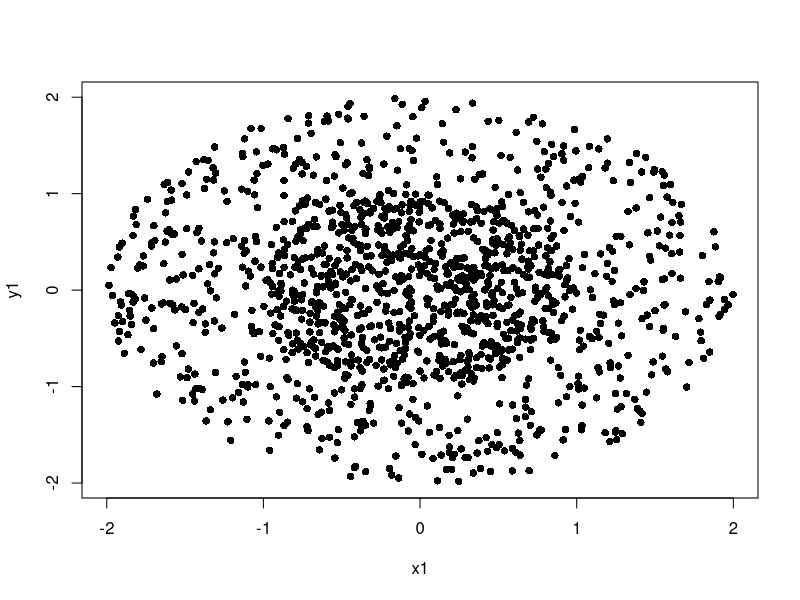
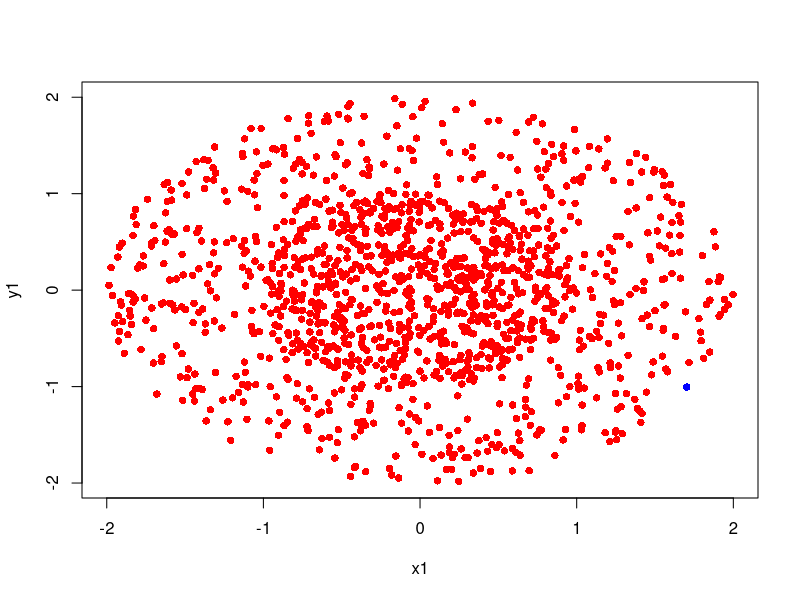
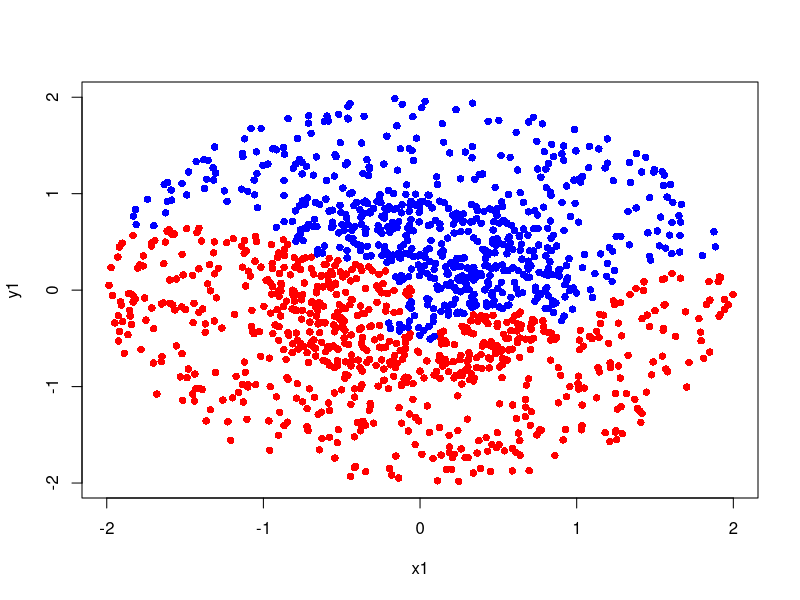
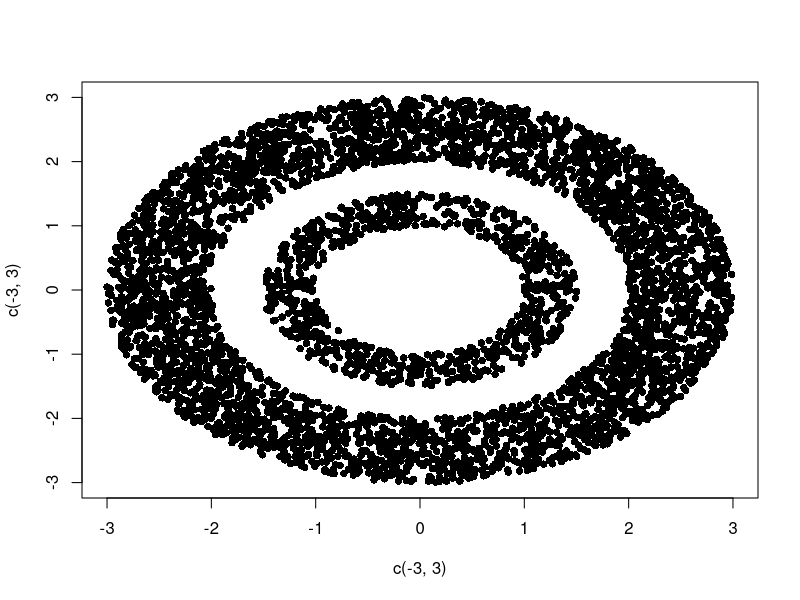
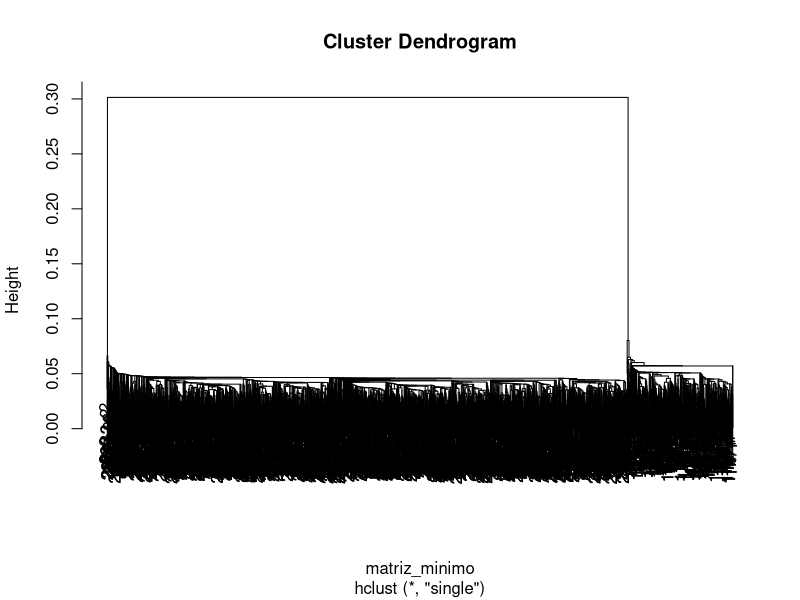
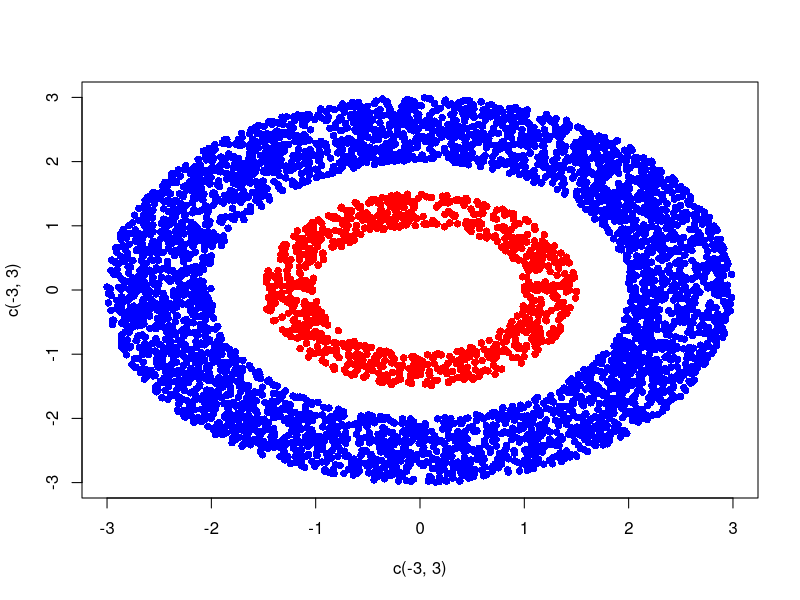
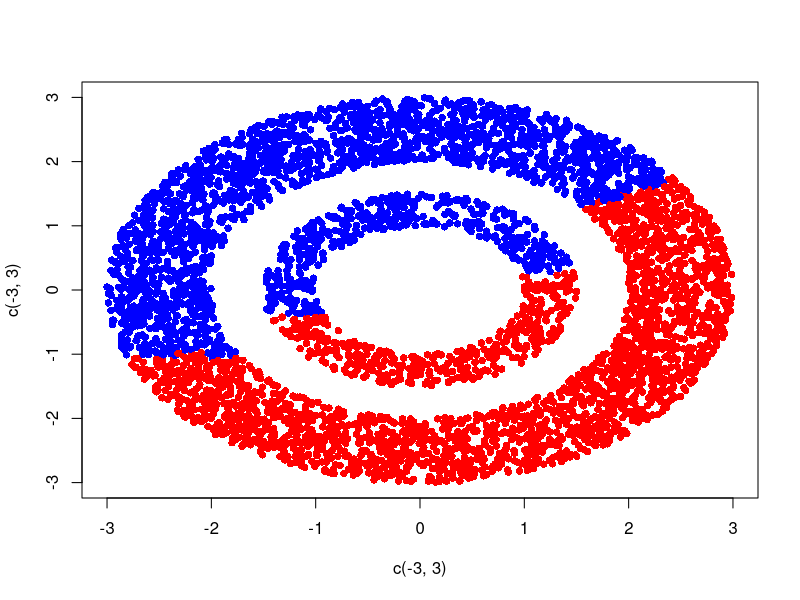
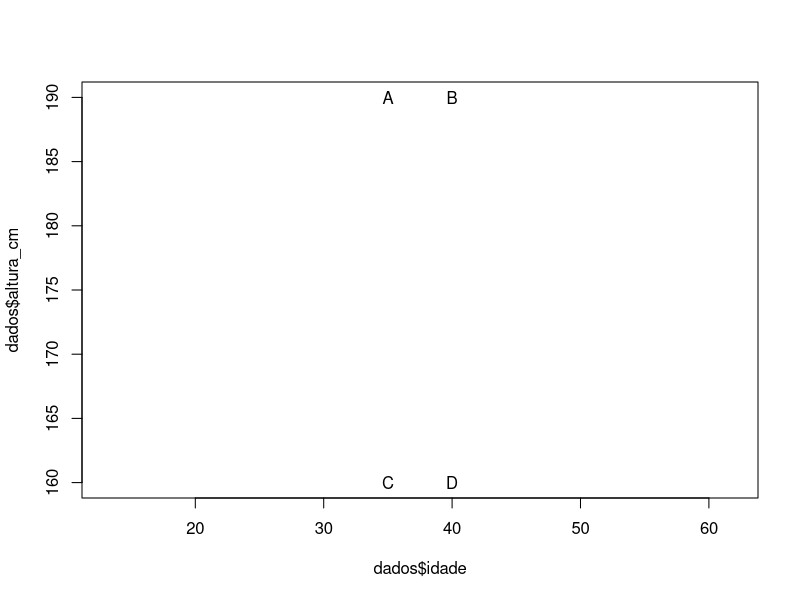

The R source for these figures, in order:
#criando um conjunto de dados fictício e analisando os efeitos no dendograma de cada medida de distância entre grupos.

set.seed(123)
x1 <- runif(1000, -2, 2)
y1 <- runif(1000, -2, 2)
circulo_fora <- x1^2 + y1^2 <= 4 &  x1^2 + y1^2 >= 1


x2 <- runif(1000, -1, 1)
y2 <- runif(1000, -1, 1)
circulo_dentro <- x2^2 + y2^2 <= 1


plot(x1, y1, type = "n")
points(x1[circulo_fora], y1[circulo_fora], pch = 16)
points(x2[circulo_dentro], y2[circulo_dentro], pch = 16)

X <- c(x1[circulo_fora], x2[circulo_dentro])
Y <- c(y1[circulo_fora], y2[circulo_dentro])

dados <- data.frame(X,Y)
escala <- scale(dados)
matriz <- dist(escala, method = "euclidean")
modelo1 <- hclust(matriz, method = "single")


aglomerados <- cutree(modelo1, k=2)
valor1 <- aglomerados == 1
valor2 <- aglomerados == 2


plot(x1, y1, type = "n")
points(dados$X[valor1], dados$Y[valor1], pch = 16, col = "red")
points(dados$X[valor2], dados$Y[valor2], pch = 16, col = "blue")

#agora pelo método complete
modelo2 <- hclust(matriz, method = "complete")
aglomerados <- cutree (modelo2, k=2)
vvalor1 <- aglomerados == 1
vvalor2 <- aglomerados == 2


plot(x1, y1, type = "n")
points(dados$X[vvalor1], dados$Y[vvalor1], pch = 16, col = "red")
points(dados$X[vvalor2], dados$Y[vvalor2], pch = 16, col = "blue")

#########################################
#outro exemplo sobre a escolha da linkage
#########################################
#diferentes linkages
x_dentro <- runif(2000, -1.5,1.5)
y_dentro <- runif(2000, -1.5, 1.5)

circulo_interior <- (x_dentro^2 + y_dentro^2 <= (1.5)^2) & (x_dentro^2 + y_dentro^2 >= (1)^2)


x_anel <- runif(10000, -3, 3)
y_anel <- runif(10000, -3,3)
anel <- (x_anel^2 + y_anel^2 <= 9) & (x_anel^2 + y_anel^2 >= 4)

plot(c(-3,3), c(-3,3), type = "n")
points(x_dentro[circulo_interior], y_dentro[circulo_interior], pch = 16)
points(x_anel[anel], y_anel[anel], pch = 16)

dados1 <- data.frame(x = x_dentro[circulo_interior], y = y_dentro[circulo_interior], label = rep(1, times = length(x_dentro[circulo_interior])))
dados2 <- data.frame(x = x_anel[anel], y = y_anel[anel], label = rep(2, times  = length(x_anel[anel])))
dados <- rbind(dados1, dados2)
dados

#minimo
minimo <- scale(dados[,1:2])
matriz_minimo <- dist(minimo)
model_minimo <- hclust(matriz_minimo, method = "single")
plot(model_minimo, labels = dados$label)
grupos_minimos <- cutree(model_minimo, k=2)
grupos_minimos

plot(c(-3,3), c(-3,3), type = "n")
for (j in 1:length(dados$x)) {
  if(grupos_minimos[j] == 1){
    points(dados$x[j], dados$y[j], pch = 16, type = "p", col = "red")
  }else{
    points(dados$x[j], dados$y[j], pch = 16, type = "p", col = "blue")
  }
}

model_maximo <- hclust(matriz_minimo, method = "complete")

grupos_maximos <- cutree(model_maximo, k=2)

plot(c(-3,3), c(-3,3), type = "n")
for (j in 1:length(dados$x)) {
  if(grupos_maximos[j] == 1){
    points(dados$x[j], dados$y[j], pch = 16, type = "p", col = "red")
  }else{
    points(dados$x[j], dados$y[j], pch = 16, type = "p", col = "blue")
  }
}

####################
#escala
####################

#a seguir, um caso para exemplificar a importância de realizar uma mudança de escala nos dados ()

pessoas <- c("A", "B", "C", "D")
idade <- c(35, 40, 35, 40)
altura_cm <- c(190, 190, 160, 160) 
altura_m <- altura_cm/100

dados <- data.frame(pessoas, idade, altura_cm, altura_m)
dados
plot(dados$idade, dados$altura_cm, type = "n", asp = 1)

text(altura_cm ~ idade, labels=pessoas, data=dados)

plot(dados$idade, dados$altura_m, type = "n", asp = 1)
text(altura_m ~ idade, labels=dados$pessoas, data=dados)

